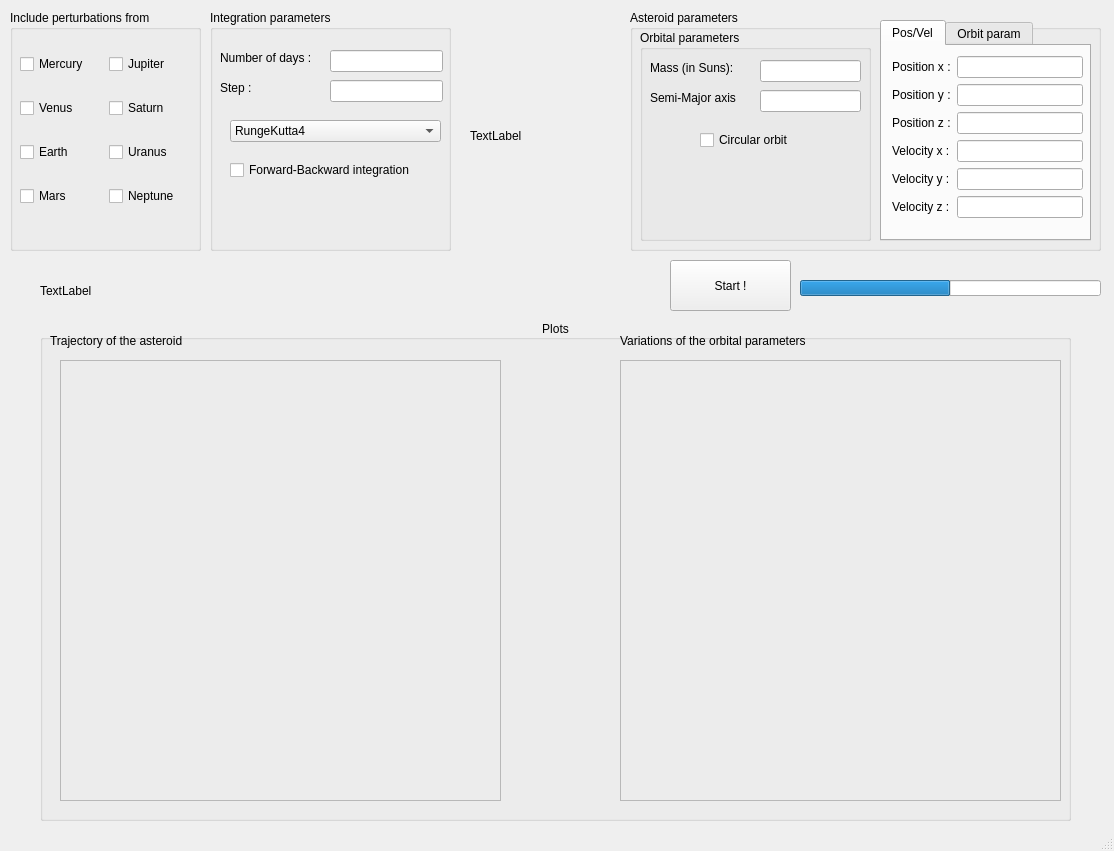
<?xml version="1.0" encoding="UTF-8"?>
<ui version="4.0">
 <class>MainWindow</class>
 <widget class="QMainWindow" name="MainWindow">
  <property name="geometry">
   <rect>
    <x>0</x>
    <y>0</y>
    <width>1114</width>
    <height>851</height>
   </rect>
  </property>
  <property name="windowTitle">
   <string>Asteroid Trajectory</string>
  </property>
  <property name="toolButtonStyle">
   <enum>Qt::ToolButtonIconOnly</enum>
  </property>
  <property name="animated">
   <bool>true</bool>
  </property>
  <property name="tabShape">
   <enum>QTabWidget::Rounded</enum>
  </property>
  <widget class="QWidget" name="centralwidget">
   <widget class="QGroupBox" name="groupIntegrationParam">
    <property name="geometry">
     <rect>
      <x>210</x>
      <y>10</y>
      <width>241</width>
      <height>241</height>
     </rect>
    </property>
    <property name="title">
     <string>Integration parameters</string>
    </property>
    <widget class="QLineEdit" name="inputFinalTime">
     <property name="geometry">
      <rect>
       <x>120</x>
       <y>40</y>
       <width>113</width>
       <height>22</height>
      </rect>
     </property>
    </widget>
    <widget class="QLabel" name="label_2">
     <property name="geometry">
      <rect>
       <x>10</x>
       <y>40</y>
       <width>111</width>
       <height>16</height>
      </rect>
     </property>
     <property name="text">
      <string>Number of days :</string>
     </property>
    </widget>
    <widget class="QLineEdit" name="inputStep">
     <property name="geometry">
      <rect>
       <x>120</x>
       <y>70</y>
       <width>113</width>
       <height>22</height>
      </rect>
     </property>
    </widget>
    <widget class="QLabel" name="label_4">
     <property name="geometry">
      <rect>
       <x>10</x>
       <y>70</y>
       <width>111</width>
       <height>16</height>
      </rect>
     </property>
     <property name="text">
      <string>Step :</string>
     </property>
    </widget>
    <widget class="QComboBox" name="comboBox">
     <property name="geometry">
      <rect>
       <x>20</x>
       <y>110</y>
       <width>211</width>
       <height>22</height>
      </rect>
     </property>
     <item>
      <property name="text">
       <string>RungeKutta4</string>
      </property>
     </item>
    </widget>
    <widget class="QCheckBox" name="forwBackCheckBox">
     <property name="geometry">
      <rect>
       <x>20</x>
       <y>150</y>
       <width>211</width>
       <height>20</height>
      </rect>
     </property>
     <property name="text">
      <string>Forward-Backward integration</string>
     </property>
    </widget>
   </widget>
   <widget class="QGroupBox" name="groupPlots">
    <property name="geometry">
     <rect>
      <x>40</x>
      <y>320</y>
      <width>1031</width>
      <height>501</height>
     </rect>
    </property>
    <property name="title">
     <string>Plots</string>
    </property>
    <property name="alignment">
     <set>Qt::AlignCenter</set>
    </property>
    <widget class="QLabel" name="label_3">
     <property name="geometry">
      <rect>
       <x>10</x>
       <y>10</y>
       <width>501</width>
       <height>21</height>
      </rect>
     </property>
     <property name="text">
      <string>Trajectory of the asteroid</string>
     </property>
    </widget>
    <widget class="QLabel" name="label">
     <property name="geometry">
      <rect>
       <x>580</x>
       <y>10</y>
       <width>501</width>
       <height>21</height>
      </rect>
     </property>
     <property name="frameShape">
      <enum>QFrame::NoFrame</enum>
     </property>
     <property name="text">
      <string>Variations of the orbital parameters</string>
     </property>
    </widget>
    <widget class="QLabel" name="plotTrajectory">
     <property name="enabled">
      <bool>true</bool>
     </property>
     <property name="geometry">
      <rect>
       <x>20</x>
       <y>40</y>
       <width>441</width>
       <height>441</height>
      </rect>
     </property>
     <property name="frameShape">
      <enum>QFrame::StyledPanel</enum>
     </property>
     <property name="text">
      <string/>
     </property>
     <property name="pixmap">
      <pixmap>Plots/Robert.png</pixmap>
     </property>
     <property name="scaledContents">
      <bool>true</bool>
     </property>
    </widget>
    <widget class="QLabel" name="PlotOrbitVar">
     <property name="geometry">
      <rect>
       <x>580</x>
       <y>40</y>
       <width>441</width>
       <height>441</height>
      </rect>
     </property>
     <property name="frameShape">
      <enum>QFrame::StyledPanel</enum>
     </property>
     <property name="text">
      <string/>
     </property>
     <property name="pixmap">
      <pixmap>Plots/Robert.png</pixmap>
     </property>
     <property name="scaledContents">
      <bool>true</bool>
     </property>
    </widget>
   </widget>
   <widget class="QGroupBox" name="groupPerturbPlanets">
    <property name="geometry">
     <rect>
      <x>10</x>
      <y>10</y>
      <width>191</width>
      <height>241</height>
     </rect>
    </property>
    <property name="title">
     <string>Include perturbations from</string>
    </property>
    <widget class="QWidget" name="layoutWidget">
     <property name="geometry">
      <rect>
       <x>10</x>
       <y>26</y>
       <width>171</width>
       <height>191</height>
      </rect>
     </property>
     <layout class="QGridLayout" name="gridLayout">
      <item row="0" column="0">
       <widget class="QCheckBox" name="mercuryCheckBox">
        <property name="enabled">
         <bool>true</bool>
        </property>
        <property name="text">
         <string>Mercury</string>
        </property>
        <property name="checkable">
         <bool>true</bool>
        </property>
        <property name="checked">
         <bool>false</bool>
        </property>
        <property name="tristate">
         <bool>false</bool>
        </property>
       </widget>
      </item>
      <item row="0" column="1">
       <widget class="QCheckBox" name="jupiterCheckBox">
        <property name="text">
         <string>Jupiter</string>
        </property>
       </widget>
      </item>
      <item row="1" column="0">
       <widget class="QCheckBox" name="venusCheckBox">
        <property name="text">
         <string>Venus</string>
        </property>
        <property name="tristate">
         <bool>false</bool>
        </property>
       </widget>
      </item>
      <item row="1" column="1">
       <widget class="QCheckBox" name="saturnCheckBox">
        <property name="text">
         <string>Saturn</string>
        </property>
        <property name="tristate">
         <bool>false</bool>
        </property>
       </widget>
      </item>
      <item row="2" column="0">
       <widget class="QCheckBox" name="earthCheckBox">
        <property name="text">
         <string>Earth</string>
        </property>
        <property name="tristate">
         <bool>false</bool>
        </property>
       </widget>
      </item>
      <item row="2" column="1">
       <widget class="QCheckBox" name="uranusCheckBox">
        <property name="text">
         <string>Uranus</string>
        </property>
        <property name="tristate">
         <bool>false</bool>
        </property>
       </widget>
      </item>
      <item row="3" column="0">
       <widget class="QCheckBox" name="marsCheckBox">
        <property name="text">
         <string>Mars</string>
        </property>
        <property name="tristate">
         <bool>false</bool>
        </property>
       </widget>
      </item>
      <item row="3" column="1">
       <widget class="QCheckBox" name="neptuneCheckBox">
        <property name="text">
         <string>Neptune</string>
        </property>
        <property name="tristate">
         <bool>false</bool>
        </property>
       </widget>
      </item>
     </layout>
    </widget>
   </widget>
   <widget class="QGroupBox" name="groupAsteroidParam">
    <property name="geometry">
     <rect>
      <x>630</x>
      <y>10</y>
      <width>471</width>
      <height>241</height>
     </rect>
    </property>
    <property name="title">
     <string>Asteroid parameters</string>
    </property>
    <widget class="QGroupBox" name="groupOrbitalParameters">
     <property name="geometry">
      <rect>
       <x>10</x>
       <y>20</y>
       <width>231</width>
       <height>211</height>
      </rect>
     </property>
     <property name="title">
      <string>Orbital parameters</string>
     </property>
     <widget class="QLabel" name="label_5">
      <property name="geometry">
       <rect>
        <x>10</x>
        <y>30</y>
        <width>101</width>
        <height>16</height>
       </rect>
      </property>
      <property name="text">
       <string>Mass (in Suns):</string>
      </property>
     </widget>
     <widget class="QLineEdit" name="inputAsteroidMass">
      <property name="geometry">
       <rect>
        <x>120</x>
        <y>30</y>
        <width>101</width>
        <height>22</height>
       </rect>
      </property>
     </widget>
     <widget class="QCheckBox" name="checkBox">
      <property name="geometry">
       <rect>
        <x>60</x>
        <y>100</y>
        <width>121</width>
        <height>20</height>
       </rect>
      </property>
      <property name="text">
       <string>Circular orbit</string>
      </property>
     </widget>
     <widget class="QLabel" name="label_14">
      <property name="geometry">
       <rect>
        <x>10</x>
        <y>60</y>
        <width>101</width>
        <height>16</height>
       </rect>
      </property>
      <property name="text">
       <string>Semi-Major axis</string>
      </property>
     </widget>
     <widget class="QLineEdit" name="inputAsteroidSMaxis">
      <property name="geometry">
       <rect>
        <x>120</x>
        <y>60</y>
        <width>101</width>
        <height>22</height>
       </rect>
      </property>
     </widget>
    </widget>
    <widget class="QTabWidget" name="tabWidget">
     <property name="geometry">
      <rect>
       <x>250</x>
       <y>10</y>
       <width>211</width>
       <height>221</height>
      </rect>
     </property>
     <property name="currentIndex">
      <number>0</number>
     </property>
     <widget class="QWidget" name="xyzTab">
      <attribute name="title">
       <string>Pos/Vel</string>
      </attribute>
      <widget class="QWidget" name="layoutWidget">
       <property name="geometry">
        <rect>
         <x>10</x>
         <y>10</y>
         <width>191</width>
         <height>181</height>
        </rect>
       </property>
       <layout class="QFormLayout" name="formLayout">
        <item row="0" column="0">
         <widget class="QLabel" name="label_7">
          <property name="text">
           <string>Position x :</string>
          </property>
         </widget>
        </item>
        <item row="0" column="1">
         <widget class="QLineEdit" name="inputPosX"/>
        </item>
        <item row="1" column="0">
         <widget class="QLabel" name="label_8">
          <property name="text">
           <string>Position y :</string>
          </property>
         </widget>
        </item>
        <item row="1" column="1">
         <widget class="QLineEdit" name="inputPosY"/>
        </item>
        <item row="2" column="0">
         <widget class="QLabel" name="label_9">
          <property name="text">
           <string>Position z :</string>
          </property>
         </widget>
        </item>
        <item row="2" column="1">
         <widget class="QLineEdit" name="inputPosZ"/>
        </item>
        <item row="3" column="0">
         <widget class="QLabel" name="label_10">
          <property name="text">
           <string>Velocity x :</string>
          </property>
         </widget>
        </item>
        <item row="3" column="1">
         <widget class="QLineEdit" name="inputVelX"/>
        </item>
        <item row="4" column="0">
         <widget class="QLabel" name="label_11">
          <property name="text">
           <string>Velocity y :</string>
          </property>
         </widget>
        </item>
        <item row="4" column="1">
         <widget class="QLineEdit" name="inputVelY"/>
        </item>
        <item row="5" column="0">
         <widget class="QLabel" name="label_12">
          <property name="text">
           <string>Velocity z :</string>
          </property>
         </widget>
        </item>
        <item row="5" column="1">
         <widget class="QLineEdit" name="inputVelZ"/>
        </item>
       </layout>
      </widget>
     </widget>
     <widget class="QWidget" name="orbitTab">
      <attribute name="title">
       <string>Orbit param</string>
      </attribute>
      <widget class="QWidget" name="">
       <property name="geometry">
        <rect>
         <x>20</x>
         <y>6</y>
         <width>181</width>
         <height>181</height>
        </rect>
       </property>
       <layout class="QFormLayout" name="formLayout_2">
        <item row="0" column="0">
         <widget class="QLabel" name="label_18">
          <property name="text">
           <string>E : </string>
          </property>
         </widget>
        </item>
        <item row="0" column="1">
         <widget class="QLineEdit" name="inputEcc"/>
        </item>
        <item row="1" column="0">
         <widget class="QLabel" name="label_17">
          <property name="text">
           <string>INC :</string>
          </property>
         </widget>
        </item>
        <item row="1" column="1">
         <widget class="QLineEdit" name="inputInc"/>
        </item>
        <item row="2" column="0">
         <widget class="QLabel" name="label_13">
          <property name="text">
           <string>LAN :</string>
          </property>
         </widget>
        </item>
        <item row="3" column="0">
         <widget class="QLabel" name="label_15">
          <property name="text">
           <string>AOP :</string>
          </property>
         </widget>
        </item>
        <item row="3" column="1">
         <widget class="QLineEdit" name="inputAop"/>
        </item>
        <item row="4" column="0">
         <widget class="QLabel" name="label_19">
          <property name="text">
           <string>M :</string>
          </property>
         </widget>
        </item>
        <item row="4" column="1">
         <widget class="QLineEdit" name="inputM"/>
        </item>
        <item row="5" column="0">
         <widget class="QLabel" name="label_16">
          <property name="text">
           <string>Epoch :</string>
          </property>
         </widget>
        </item>
        <item row="5" column="1">
         <widget class="QLineEdit" name="inputEpoch"/>
        </item>
        <item row="2" column="1">
         <widget class="QLineEdit" name="inputLan"/>
        </item>
       </layout>
      </widget>
     </widget>
    </widget>
   </widget>
   <widget class="QProgressBar" name="progressBar">
    <property name="geometry">
     <rect>
      <x>800</x>
      <y>280</y>
      <width>301</width>
      <height>16</height>
     </rect>
    </property>
    <property name="value">
     <number>50</number>
    </property>
    <property name="alignment">
     <set>Qt::AlignCenter</set>
    </property>
    <property name="textVisible">
     <bool>false</bool>
    </property>
    <property name="invertedAppearance">
     <bool>false</bool>
    </property>
   </widget>
   <widget class="QPushButton" name="StartButton">
    <property name="geometry">
     <rect>
      <x>670</x>
      <y>260</y>
      <width>121</width>
      <height>51</height>
     </rect>
    </property>
    <property name="text">
     <string>Start !</string>
    </property>
   </widget>
   <widget class="QLabel" name="warningLabel">
    <property name="geometry">
     <rect>
      <x>40</x>
      <y>260</y>
      <width>491</width>
      <height>61</height>
     </rect>
    </property>
    <property name="text">
     <string>TextLabel</string>
    </property>
   </widget>
   <widget class="QLabel" name="fwbwOutputLabel">
    <property name="geometry">
     <rect>
      <x>470</x>
      <y>20</y>
      <width>141</width>
      <height>231</height>
     </rect>
    </property>
    <property name="text">
     <string>TextLabel</string>
    </property>
    <property name="wordWrap">
     <bool>true</bool>
    </property>
   </widget>
   <zorder>groupPerturbPlanets</zorder>
   <zorder>groupPlots</zorder>
   <zorder>groupIntegrationParam</zorder>
   <zorder>groupAsteroidParam</zorder>
   <zorder>progressBar</zorder>
   <zorder>StartButton</zorder>
   <zorder>warningLabel</zorder>
   <zorder>fwbwOutputLabel</zorder>
  </widget>
  <widget class="QMenuBar" name="menubar">
   <property name="geometry">
    <rect>
     <x>0</x>
     <y>0</y>
     <width>1114</width>
     <height>26</height>
    </rect>
   </property>
  </widget>
  <widget class="QStatusBar" name="statusbar"/>
 </widget>
 <resources/>
 <connections/>
</ui>
